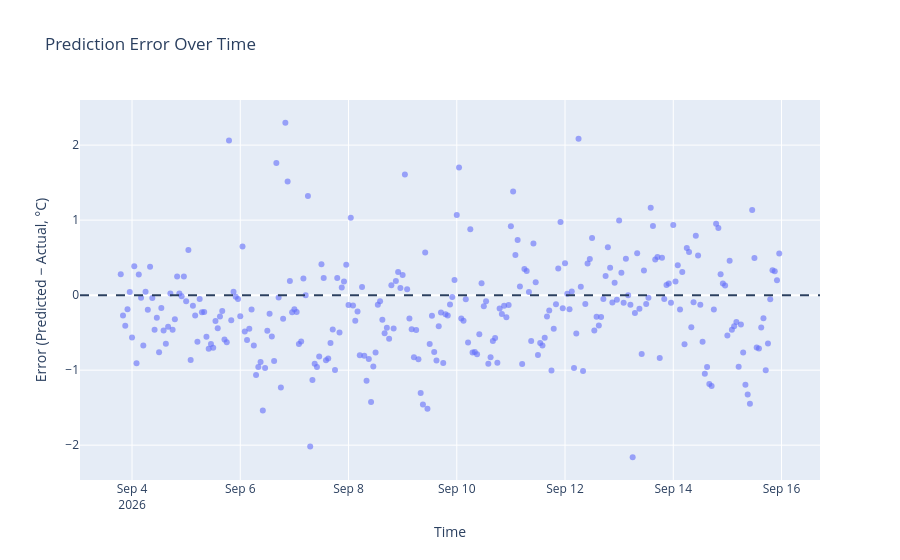

Notebook code for this chart:
### Markdown cell above
## Step 7 — Errors over time

Points above zero mean the model predicted too warm, below zero too
cold. A healthy model scatters randomly around zero with no drift.

### Code cell
fig = px.scatter(
    results_pdf, x="TIMESTAMP", y="ERROR", opacity=0.6,
    title="Prediction Error Over Time",
)
fig.add_hline(y=0, line_dash="dash")
fig.update_layout(xaxis_title="Time", yaxis_title="Error (Predicted − Actual, °C)")
fig.show()

### Figure 1 — Plotly figure (JSON) as saved in the notebook; plotly's stock layout.template omitted (floating-point values rounded to 4 significant figures; data arrays with more than 128 entries replaced by an {"elided": "..."} marker saying what was removed)
{"data": [{"hovertemplate": "TIMESTAMP=%{x}<br>ERROR=%{y}<extra></extra>", "legendgroup": "", "marker": {"color": "#636efa", "opacity": 0.6, "symbol": "circle"}, "mode": "markers", "name": "", "orientation": "v", "showlegend": false, "type": "scatter", "x": {"elided": "293 str values"}, "xaxis": "x", "y": {"elided": "293 float values"}, "yaxis": "y"}], "layout": {"legend": {"tracegroupgap": 0}, "shapes": [{"line": {"dash": "dash"}, "type": "line", "x0": 0, "x1": 1, "xref": "x domain", "y0": 0, "y1": 0, "yref": "y"}], "title": {"text": "Prediction Error Over Time"}, "xaxis": {"anchor": "y", "domain": [0, 1], "title": {"text": "Time"}}, "yaxis": {"anchor": "x", "domain": [0, 1], "title": {"text": "Error (Predicted − Actual, °C)"}}}}
